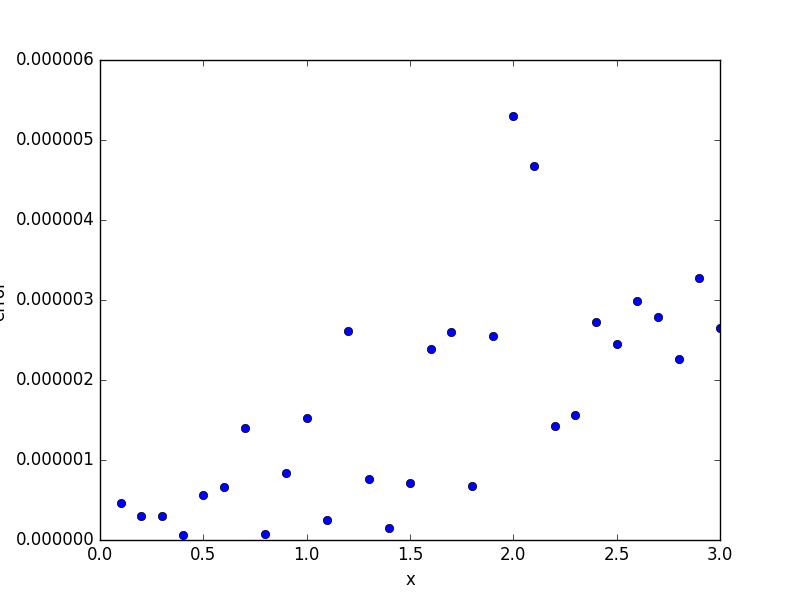

Here is the Python script that generated this plot:
import numpy as np
import matplotlib.pyplot as plt

datos=np.loadtxt('datos_orden1.txt')
y=np.exp(-1.0*datos[:,0])
dif=np.abs(datos[:,1]-y)/y
plt.plot(datos[:,0],dif,'o')
plt.xlabel('x')
plt.ylabel('error')
plt.savefig('grafica1.png')
plt.close()
